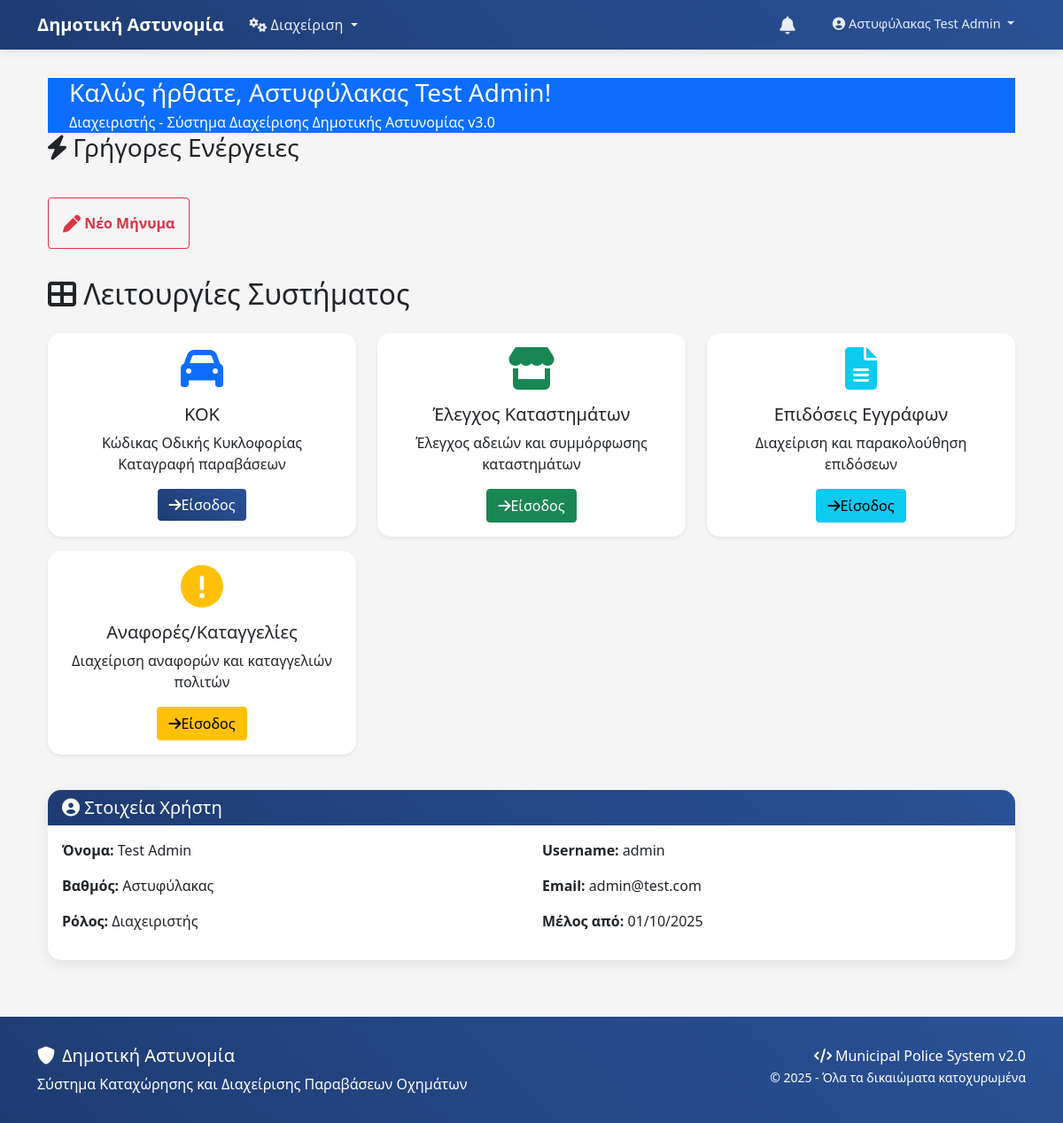
The page /dashboard (signed in) on the database its author committed.
### app.py (models this page shows, shortened)
class User(db.Model):
    id = db.Column(db.Integer, primary_key=True)
    username = db.Column(db.String(50), unique=True, nullable=False)
    email = db.Column(db.String(100), unique=True, nullable=False)
    password_hash = db.Column(db.String(255), nullable=False)
    first_name = db.Column(db.String(50), nullable=False)
    last_name = db.Column(db.String(50), nullable=False)
    rank = db.Column(db.String(50), nullable=False)  # Βαθμός
    role = db.Column(db.String(20), nullable=False, default='officer')  # 'admin', 'poweruser', 'officer'
    is_active = db.Column(db.Boolean, default=True)
    created_at = db.Column(db.DateTime, default=datetime.utcnow)
    violations = db.relationship('Violation', backref='officer', lazy=True)
    sent_messages = db.relationship('Message', foreign_keys='Message.sender_id', backref='sender', lazy=True)
    received_messages = db.relationship('MessageRecipient', backref='recipient_user', lazy=True)
    @property
    def full_name(self):
        return f"{self.rank} {self.first_name} {self.last_name}"
    @property
    def role_display(self):
        role_map = {
            'admin': 'Διαχειριστής',
            'poweruser': 'Επόπτης',
            'officer': 'Αστυνομικός'
        }
        return role_map.get(self.role, self.role)

### app.py (the view)
@app.route('/dashboard')
@login_required
def dashboard():
    user = User.query.get(session['user_id'])
    total_violations = Violation.query.count()
    my_violations = Violation.query.filter_by(officer_id=user.id).count()
    unread_messages = MessageRecipient.query.filter_by(
        recipient_id=user.id,
        is_read=False
    ).count()
    stats = {
        'total_violations': total_violations,
        'my_violations': my_violations,
        'unread_messages': unread_messages
    }
    return render_template('dashboard/central_menu.html', user=user, stats=stats)

### app.py (called while the page is built)
@app.after_request
def add_security_headers(response):
    response.headers['X-Content-Type-Options'] = 'nosniff'
    response.headers['X-Frame-Options'] = 'DENY'
    response.headers['X-XSS-Protection'] = '1; mode=block'
    response.headers['Strict-Transport-Security'] = 'max-age=31536000; includeSubDomains'
    return response

def login_required(f):
    @wraps(f)
    def decorated_function(*args, **kwargs):
        if 'user_id' not in session:
            flash('Παρακαλώ συνδεθείτε για να συνεχίσετε.', 'warning')
            return redirect(url_for('login'))
        return f(*args, **kwargs)
    return decorated_function

### templates/dashboard/central_menu.html (shortened to what this page needs)
{% extends "base_v2.html" %}
{% block content %}
<div class="container-fluid mt-4">
    <div class="row">
        <div class="col-12">
            <div class="jumbotron jumbotron-fluid bg-primary text-white">
                <div class="container">
                    <h3 class="mb-1">Καλώς ήρθατε, {{ user.full_name }}!</h3>
                    <p class="mb-0">{{ user.role_display }} - Σύστημα Διαχείρισης Δημοτικής Αστυνομίας v3.0</p>
                </div>
            </div>
        </div>
    </div>
    <div class="row mb-4">
        <div class="col-12">
            <h3 class="mb-3">
                <i class="fas fa-bolt mr-2"></i>
                Γρήγορες Ενέργειες
            </h3>
        </div>
    </div>
    <div class="row mb-4">
        <div class="col-md-6">
            <a href="{{ url_for('new_message') }}" class="btn btn-outline-danger btn-block mb-2 p-3">
                <i class="fas fa-pen fa-lg mr-2"></i>
                <strong>Νέο Μήνυμα</strong>
            </a>
        </div>
    </div>
    <div class="row">
        <div class="col-12">
            <h2 class="mb-4">
                <i class="fas fa-th-large mr-2"></i>
                Λειτουργίες Συστήματος
            </h2>
        </div>
    </div>
    <div class="row">
        <div class="col-md-4 mb-3">
            <div class="card h-100 shadow-sm">
                <div class="card-body text-center">
                    <i class="fas fa-car fa-3x text-primary mb-3"></i>
                    <h5 class="card-title">ΚΟΚ</h5>
                    <p class="card-text">Κώδικας Οδικής Κυκλοφορίας<br>Καταγραφή παραβάσεων</p>
                    <a href="{{ url_for('kok_module') }}" class="btn btn-primary">
                        <i class="fas fa-arrow-right mr-2"></i>Είσοδος
                    </a>
                </div>
            </div>
        </div>
        <div class="col-md-4 mb-3">
            <div class="card h-100 shadow-sm">
                <div class="card-body text-center">
                    <i class="fas fa-store fa-3x text-success mb-3"></i>
                    <h5 class="card-title">Έλεγχος Καταστημάτων</h5>
                    <p class="card-text">Έλεγχος αδειών και συμμόρφωσης καταστημάτων</p>
                    <a href="{{ url_for('elegxos_module') }}" class="btn btn-success">
                        <i class="fas fa-arrow-right mr-2"></i>Είσοδος
                    </a>
                </div>
            </div>
        </div>
        <div class="col-md-4 mb-3">
            <div class="card h-100 shadow-sm">
                <div class="card-body text-center">
                    <i class="fas fa-file-alt fa-3x text-info mb-3"></i>
                    <h5 class="card-title">Επιδόσεις Εγγράφων</h5>
                    <p class="card-text">Διαχείριση και παρακολούθηση επιδόσεων</p>
                    <a href="{{ url_for('epidoseis_module') }}" class="btn btn-info">
                        <i class="fas fa-arrow-right mr-2"></i>Είσοδος
                    </a>
                </div>
            </div>
        </div>
        <div class="col-md-4 mb-3">
            <div class="card h-100 shadow-sm">
                <div class="card-body text-center">
                    <i class="fas fa-exclamation-circle fa-3x text-warning mb-3"></i>
                    <h5 class="card-title">Αναφορές/Καταγγελίες</h5>
                    <p class="card-text">Διαχείριση αναφορών και καταγγελιών πολιτών</p>
                    <a href="{{ url_for('anafores_module') }}" class="btn btn-warning">
                        <i class="fas fa-arrow-right mr-2"></i>Είσοδος
                    </a>
                </div>
            </div>
        </div>
    </div>
    <div class="row mt-4">
        <div class="col-12">
            <div class="card">
                <div class="card-header">
                    <h5 class="mb-0">
                        <i class="fas fa-user-circle mr-2"></i>
                        Στοιχεία Χρήστη
                    </h5>
                </div>
                <div class="card-body">
                    <div class="row">
                        <div class="col-md-6">
                            <p><strong>Όνομα:</strong> {{ user.first_name }} {{ user.last_name }}</p>
                            <p><strong>Βαθμός:</strong> {{ user.rank }}</p>
                            <p><strong>Ρόλος:</strong> {{ user.role_display }}</p>
                        </div>
                        <div class="col-md-6">
                            <p><strong>Username:</strong> {{ user.username }}</p>
                            <p><strong>Email:</strong> {{ user.email }}</p>
                            <p><strong>Μέλος από:</strong> {{ user.created_at.strftime('%d/%m/%Y') }}</p>
                        </div>
                    </div>
                </div>
            </div>
        </div>
    </div>
</div>
{% endblock %}

### templates/base_v2.html (style rules this page uses)
:root { --primary-color: #1e3c72; --secondary-color: #2a5298; --accent-color: #f8f9fa; }
body { background-color: #f5f5f5; font-family: 'Segoe UI', Tahoma, Geneva, Verdana, sans-serif; }
.card { border: none; border-radius: 15px; box-shadow: 0 5px 15px rgba(0,0,0,0.08); transition: transform 0.2s; }
.card-header { background: linear-gradient(45deg, var(--primary-color), var(--secondary-color)); color: white; border-radius: 15px 15px 0 0 !important; border: none; font-weight: 600; }
.btn-primary { background: linear-gradient(45deg, var(--primary-color), var(--secondary-color)); border: none; font-weight: 500; }

### rows shown on the page
User: full_name "Αστυφύλακας Test Admin", role_display "Διαχειριστής", first_name "Test", last_name "Admin", rank "Αστυφύλακας", username "admin", email "admin@test.com", created_at "01/10/2025"

### other values the page prints
{{ session.full_name }} "Αστυφύλακας Test Admin"
